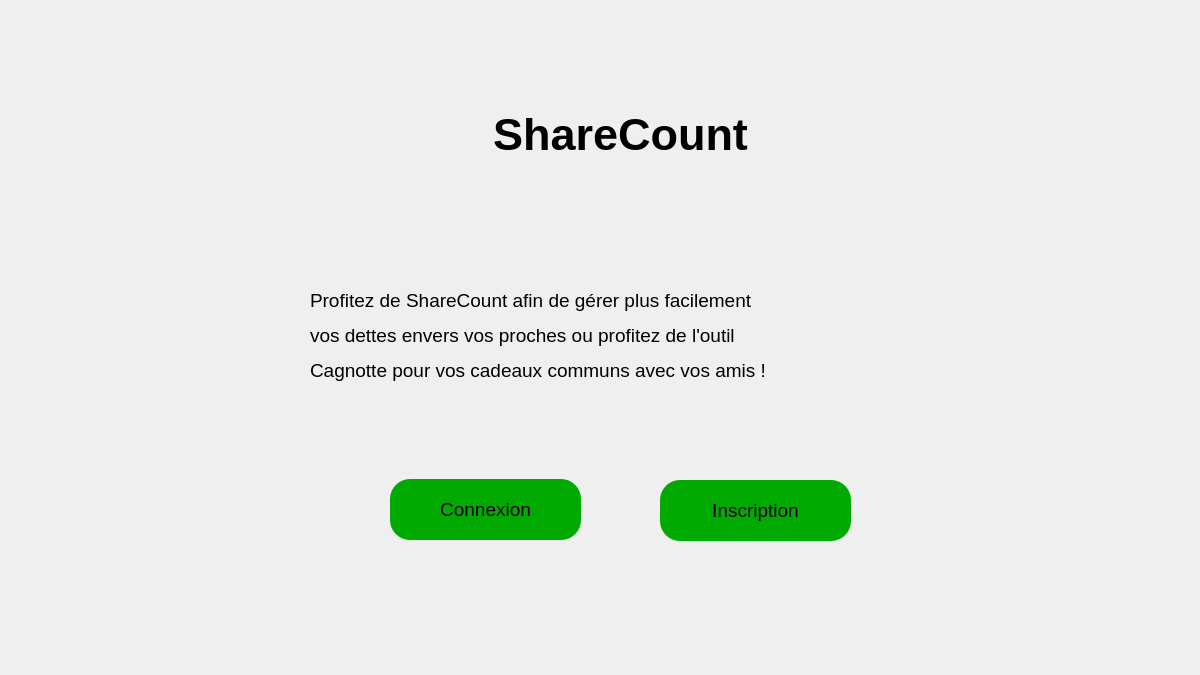
<?xml version="1.0" encoding="UTF-8"?>
<ui version="4.0">
 <class>MainWindow</class>
 <widget class="QMainWindow" name="MainWindow">
  <property name="geometry">
   <rect>
    <x>0</x>
    <y>0</y>
    <width>1200</width>
    <height>675</height>
   </rect>
  </property>
  <property name="windowTitle">
   <string>MainWindow</string>
  </property>
  <widget class="QWidget" name="centralwidget">
   <widget class="QLabel" name="label">
    <property name="geometry">
     <rect>
      <x>0</x>
      <y>0</y>
      <width>1200</width>
      <height>675</height>
     </rect>
    </property>
    <property name="cursor">
     <cursorShape>ArrowCursor</cursorShape>
    </property>
    <property name="text">
     <string/>
    </property>
    <property name="pixmap">
     <pixmap>../Image/Acceuil2_vide.png</pixmap>
    </property>
    <property name="scaledContents">
     <bool>true</bool>
    </property>
   </widget>
   <widget class="QLabel" name="label_2">
    <property name="geometry">
     <rect>
      <x>450</x>
      <y>100</y>
      <width>341</width>
      <height>71</height>
     </rect>
    </property>
    <property name="font">
     <font>
      <weight>50</weight>
      <bold>false</bold>
     </font>
    </property>
    <property name="text">
     <string>&lt;html&gt;&lt;head/&gt;&lt;body&gt;&lt;p&gt;&lt;span style=&quot; font-size:34pt; font-weight:600;&quot;&gt;ShareCount&lt;/span&gt;&lt;/p&gt;&lt;/body&gt;&lt;/html&gt;</string>
    </property>
    <property name="scaledContents">
     <bool>false</bool>
    </property>
    <property name="alignment">
     <set>Qt::AlignCenter</set>
    </property>
   </widget>
   <widget class="QLabel" name="label_3">
    <property name="geometry">
     <rect>
      <x>310</x>
      <y>280</y>
      <width>621</width>
      <height>111</height>
     </rect>
    </property>
    <property name="styleSheet">
     <string notr="true">justify-content: center;</string>
    </property>
    <property name="text">
     <string>&lt;html&gt;
&lt;head/&gt;
&lt;body&gt;
&lt;p&gt;
&lt;span style=&quot; font-size:14pt;&quot;&gt;Profitez de ShareCount afin de gérer plus facilement&lt;/span&gt;
&lt;/p&gt;
&lt;p&gt;
&lt;span style=&quot; font-size:14pt;&quot;&gt;vos dettes envers vos proches ou profitez de l'outil &lt;/span&gt;
&lt;/p&gt;
&lt;p&gt;
&lt;span style=&quot; font-size:14pt;&quot;&gt;Cagnotte pour vos cadeaux communs avec vos amis !&lt;/span&gt;
&lt;/p&gt;
&lt;/body&gt;
&lt;/html&gt;</string>
    </property>
    <property name="alignment">
     <set>Qt::AlignJustify|Qt::AlignVCenter</set>
    </property>
   </widget>
   <widget class="QPushButton" name="Connexion_Button">
    <property name="geometry">
     <rect>
      <x>390</x>
      <y>479</y>
      <width>191</width>
      <height>61</height>
     </rect>
    </property>
    <property name="font">
     <font>
      <pointsize>14</pointsize>
     </font>
    </property>
    <property name="cursor">
     <cursorShape>PointingHandCursor</cursorShape>
    </property>
    <property name="styleSheet">
     <string notr="true">border-radius:20px;
background-color: rgb(0, 170, 0);</string>
    </property>
    <property name="text">
     <string>Connexion</string>
    </property>
    <property name="iconSize">
     <size>
      <width>20</width>
      <height>20</height>
     </size>
    </property>
    <property name="autoDefault">
     <bool>false</bool>
    </property>
   </widget>
   <widget class="QPushButton" name="Inscription_Button">
    <property name="geometry">
     <rect>
      <x>660</x>
      <y>480</y>
      <width>191</width>
      <height>61</height>
     </rect>
    </property>
    <property name="font">
     <font>
      <pointsize>14</pointsize>
     </font>
    </property>
    <property name="cursor">
     <cursorShape>PointingHandCursor</cursorShape>
    </property>
    <property name="styleSheet">
     <string notr="true">border-radius:20px;
background-color: rgb(0, 170, 0);</string>
    </property>
    <property name="text">
     <string>Inscription</string>
    </property>
   </widget>
  </widget>
 </widget>
 <resources/>
 <connections/>
</ui>
